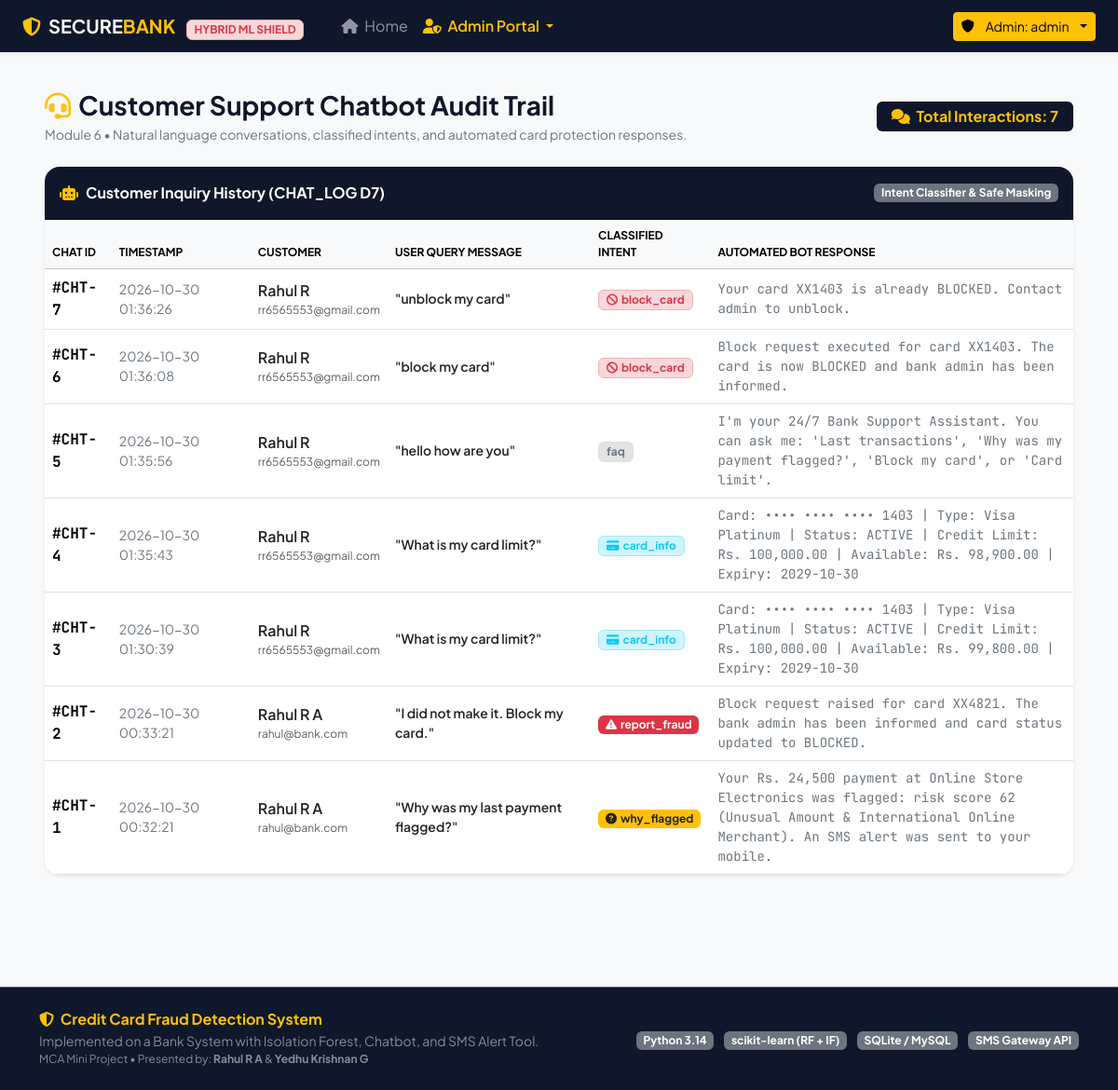
/admin/chat-logs (signed in), run on the app's committed database.
### tables this page shows
CREATE TABLE CHAT_LOG (
        chat_id INTEGER PRIMARY KEY AUTOINCREMENT,
        customer_id INTEGER NOT NULL,
        user_message VARCHAR(200) NOT NULL,
        intent VARCHAR(30) NOT NULL,
        bot_reply VARCHAR(255) NOT NULL,
        chat_time DATETIME NOT NULL,
        FOREIGN KEY (customer_id) REFERENCES CUSTOMER(customer_id) ON DELETE CASCADE
    );

CREATE TABLE CUSTOMER (
        customer_id INTEGER PRIMARY KEY AUTOINCREMENT,
        full_name VARCHAR(50) NOT NULL,
        email VARCHAR(60) UNIQUE NOT NULL,
        phone VARCHAR(15) NOT NULL,
        address VARCHAR(100),
        password_hash VARCHAR(255) NOT NULL,
        created_at DATETIME DEFAULT CURRENT_TIMESTAMP
    );

### app.py (the view)
@app.route('/admin/chat-logs')
@admin_login_required
def admin_chat_logs():
    conn = get_db_connection()
    cursor = conn.cursor()
    cursor.execute("""
        SELECT cl.chat_id, cl.user_message, cl.intent, cl.bot_reply, cl.chat_time,
               cust.full_name, cust.email
        FROM CHAT_LOG cl
        JOIN CUSTOMER cust ON cl.customer_id = cust.customer_id
        ORDER BY cl.chat_id DESC
    """)
    logs = cursor.fetchall()
    conn.close()
    return render_template('admin_chat_logs.html', logs=logs)

### app.py (called while the page is built)
def admin_login_required(f):
    @wraps(f)
    def decorated_function(*args, **kwargs):
        if 'admin_id' not in session:
            flash('Admin authentication required.', 'danger')
            return redirect(url_for('admin_login'))
        return f(*args, **kwargs)
    return decorated_function

### models/database.py (called while the page is built)
def get_db_connection():
    conn = sqlite3.connect(Config.SQLITE_DB_PATH)
    conn.row_factory = sqlite3.Row
    conn.execute("PRAGMA foreign_keys = ON")
    return conn

### templates/admin_chat_logs.html (shortened to what this page needs)
{% extends "base.html" %}
{% block content %}
<div class="container-fluid px-lg-5">
    <div class="d-flex flex-wrap justify-content-between align-items-center mb-4">
        <div>
            <h3 class="fw-bold text-navy mb-1">
                <i class="fa-solid fa-headset text-warning me-2"></i>Customer Support Chatbot Audit Trail
            </h3>
            <p class="text-secondary small mb-0">
                Module 6 &bull; Natural language conversations, classified intents, and automated card protection responses.
            </p>
        </div>
        <div>
            <span class="badge bg-navy fs-6 px-3 py-2 text-warning">
                <i class="fa-solid fa-comments me-1"></i> Total Interactions: {{ logs|length }}
            </span>
        </div>
    </div>
    <div class="card border-0 shadow-sm rounded-4 overflow-hidden mb-5">
        <div class="card-header bg-navy text-white d-flex justify-content-between align-items-center py-3">
            <span class="fw-bold"><i class="fa-solid fa-robot me-2 text-warning"></i>Customer Inquiry History (CHAT_LOG D7)</span>
            <span class="badge bg-secondary">Intent Classifier & Safe Masking</span>
        </div>
        <div class="table-responsive bg-white">
            <table class="table table-hover align-middle mb-0">
                <thead class="table-light text-secondary fs-xs text-uppercase">
                    <tr>
                        <th>Chat ID</th>
                        <th>Timestamp</th>
                        <th>Customer</th>
                        <th>User Query Message</th>
                        <th>Classified Intent</th>
                        <th>Automated Bot Response</th>
                    </tr>
                </thead>
                <tbody>
                    {% for c in logs %}
                    <tr>
                        <td class="font-monospace fw-bold">#CHT-{{ c.chat_id }}</td>
                        <td class="small text-secondary">{{ c.chat_time }}</td>
                        <td>
                            <div class="fw-semibold text-dark">{{ c.full_name }}</div>
                            <div class="text-muted fs-xs">{{ c.email }}</div>
                        </td>
                        <td class="small fw-semibold text-dark" style="max-width: 250px;">
                            "{{ c.user_message }}"
                        </td>
                        <td>
                            {% if c.intent == 'why_flagged' %}
                                <span class="badge bg-warning text-dark"><i class="fa-solid fa-circle-question me-1"></i>why_flagged</span>
                            {% elif c.intent == 'report_fraud' %}
                                <span class="badge bg-danger"><i class="fa-solid fa-triangle-exclamation me-1"></i>report_fraud</span>
                            {% elif c.intent == 'block_card' %}
                                <span class="badge bg-danger-subtle text-danger border border-danger-subtle"><i class="fa-solid fa-ban me-1"></i>block_card</span>
                            {% elif c.intent == 'txn_history' %}
                                <span class="badge bg-primary-subtle text-primary border border-primary-subtle"><i class="fa-solid fa-clock-rotate-left me-1"></i>txn_history</span>
                            {% elif c.intent == 'card_info' %}
                                <span class="badge bg-info-subtle text-info border border-info-subtle"><i class="fa-solid fa-credit-card me-1"></i>card_info</span>
                            {% else %}
                                <span class="badge bg-secondary-subtle text-secondary border">faq</span>
                            {% endif %}
                        </td>
                        <td class="small text-secondary font-monospace" style="max-width: 450px;">
                            {{ c.bot_reply }}
                        </td>
                    </tr>
                    {% else %}
                    <tr>
                        <td colspan="6" class="text-center py-4 text-muted">No chatbot interactions recorded yet.</td>
                    </tr>
                    {% endfor %}
                </tbody>
            </table>
        </div>
    </div>
</div>
{% endblock %}

### static/css/style.css (style rules this page uses)
:root { --navy-primary: #0f172a; --navy-secondary: #1e293b; --navy-light: #334155; --bank-gold: #f59e0b; --bank-blue: #2563eb; --bank-green: #10b981; --bank-red: #ef4444; }
body { font-family: 'Plus Jakarta Sans', -apple-system, BlinkMacSystemFont, sans-serif; color: #1e293b; background-color: #f8fafc; }
.font-monospace { font-family: 'JetBrains Mono', monospace !important; }
.fs-xs { font-size: 0.75rem; }
.bg-navy { background-color: var(--navy-primary) !important; }
.text-navy { color: var(--navy-primary) !important; }

### data on the page
CHAT_LOG: chat_id "7", chat_time "2026-10-30 01:36:26", full_name "Rahul R", email "rr6565553@gmail.com", user_message "unblock my card", intent "block_card" (drawn), bot_reply "Your card XX1403 is already BLOCKED. Contact admin to unblock."
CHAT_LOG: chat_id "6", chat_time "2026-10-30 01:36:08", full_name "Rahul R", email "rr6565553@gmail.com", user_message "block my card", intent "block_card" (drawn), bot_reply "Block request executed for card XX1403. The card is now BLOCKED and bank admin has been informed."
CHAT_LOG: chat_id "5", chat_time "2026-10-30 01:35:56", full_name "Rahul R", email "rr6565553@gmail.com", user_message "hello how are you", intent "faq", bot_reply "I'm your 24/7 Bank Support Assistant. You can ask me: 'Last transactions', 'Why was my payment flagged?', 'Block my card', or 'Card limit'."
CHAT_LOG: chat_id "4", chat_time "2026-10-30 01:35:43", full_name "Rahul R", email "rr6565553@gmail.com", user_message "What is my card limit?", intent "card_info" (drawn), bot_reply "Card: •••• •••• •••• 1403 | Type: Visa Platinum | Status: ACTIVE | Credit Limit: Rs. 100,000.00 | Available: Rs. 98,900.00 | Expiry: 2029-10-30"
CHAT_LOG: chat_id "3", chat_time "2026-10-30 01:30:39", full_name "Rahul R", email "rr6565553@gmail.com", user_message "What is my card limit?", intent "card_info" (drawn), bot_reply "Card: •••• •••• •••• 1403 | Type: Visa Platinum | Status: ACTIVE | Credit Limit: Rs. 100,000.00 | Available: Rs. 99,800.00 | Expiry: 2029-10-30"
CHAT_LOG: chat_id "2", chat_time "2026-10-30 00:33:21", full_name "Rahul R A", email "rahul@bank.com", user_message "I did not make it. Block my card.", intent "report_fraud" (drawn), bot_reply "Block request raised for card XX4821. The bank admin has been informed and card status updated to BLOCKED."
CHAT_LOG: chat_id "1", chat_time "2026-10-30 00:32:21", full_name "Rahul R A", email "rahul@bank.com", user_message "Why was my last payment flagged?", intent "why_flagged" (drawn), bot_reply "Your Rs. 24,500 payment at Online Store Electronics was flagged: risk score 62 (Unusual Amount & International Online Merchant). An SMS alert was sent to your mobile."

### other printed values
{{ session.get('admin_username') }} "admin"
{{ logs|length }} "7"
